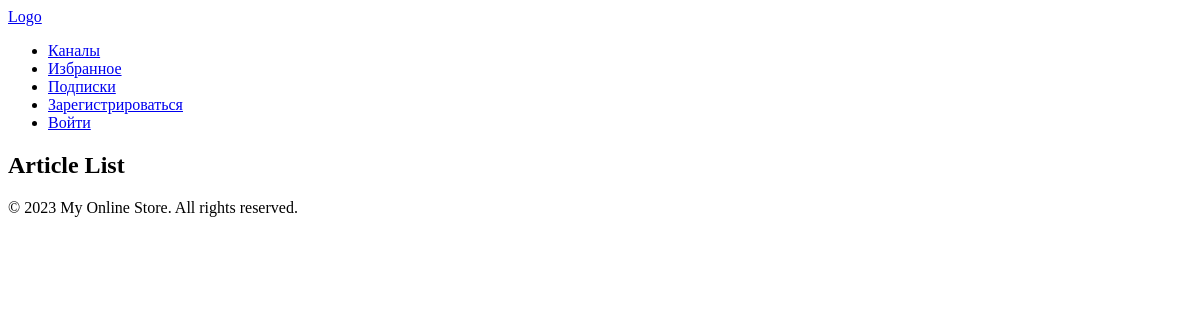
The app's page /articles/articles/2/, older data.
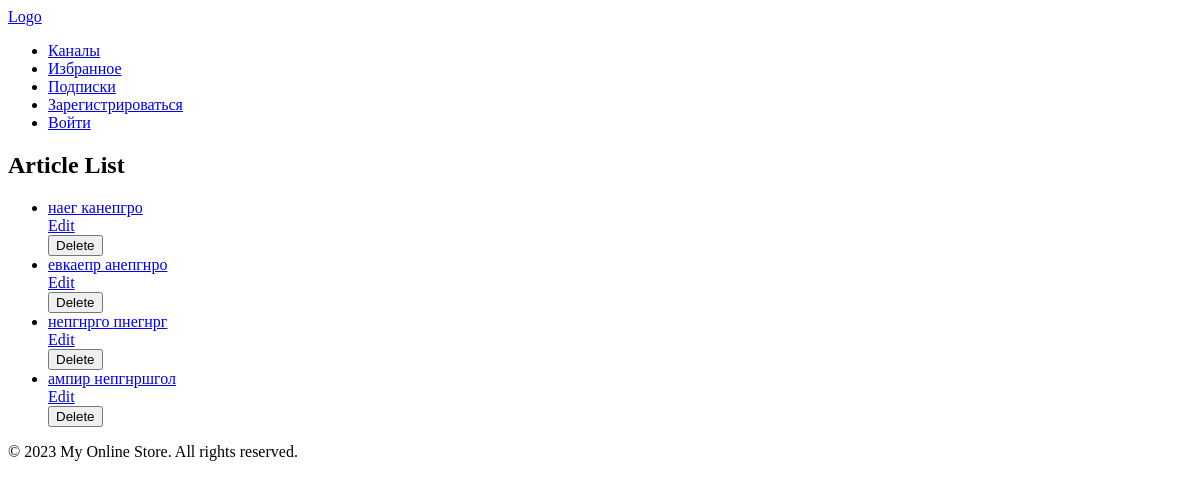
The same page, newer data.
### articles/models.py (models this page shows, shortened)
class Article(models.Model):
    channel = models.ForeignKey(Channel, on_delete=models.CASCADE)
    article_title = models.CharField(max_length=100)
    article_description = models.TextField()
    article_created_date = models.DateField(auto_now_add=True)
    creators = models.ManyToManyField(User, related_name='created_articles')

### articles/views.py (the view)
# urls.py: path('articles/<int:id_channel>/', article_list, name='article_list'),
def article_list(request, id_channel):
    articles = Article.objects.filter(channel_id=id_channel)
    return render(request, 'articles/article_list.html', {'articles': articles})

### articles/templates/articles/article_list.html (shortened to what this page needs)
{% extends 'base.html' %}
{% load static %}
{% load custom_filters %}
{% block content %}
  <div class="articles">
    <h2>Article List</h2>
    <ul>
      {% for article in articles %}
        <li>
          <a href="{% url 'article_detail' article_id=article.id %}" class="articles">
            <div>
              {{ article.article_title }}
              {{ article.article_description }}
            </div>
          </a>
          <a href="{% url 'edit_article' article.id %}">Edit</a>
          <form action="{% url 'delete_article' article.id %}" method="post">
            <button type="submit">Delete</button>
          </form>
        </li>
      {% endfor %}
    </ul>
  </div>
{% endblock %}

### templates/base.html (shortened to what this page needs)
<!DOCTYPE html>
<html>
<head>
</head>
<body>
    <header>
        <a href="#">Logo</a>
        <nav>
            <ul>
                <li><a class="header__link" href="{% url 'channel_list' %}">Каналы</a></li>
                <li><a class="header__link" href="{% url 'favorites_list' %}">Избранное</a></li>
                <li><a class="header__link" href="{% url 'subscription_list' %}">Подписки</a></li>
                {% if user.is_authenticated %}
                    <li>{{ user.username }}</li>
                    <li><a class="header__reg-link" href="{% url 'logout' %}">Выйти</a></li>
                {% else %}
                    <li><a class="header__reg-link" class="header__link" href="{% url 'register' %}">Зарегистрироваться</a></li>
                    <li><a class="header__reg-link" class="header__link" href="{% url 'login' %}">Войти</a></li>
                {% endif %}
            </ul>
        </nav>
    </header>
    <main>
        {% block content %}
        {% endblock %}
    </main>
    <footer>
        <p>&copy; 2023 My Online Store. All rights reserved.</p>
    </footer>
</body>
</html>

Row changes from the older to the newer data that the page shows:
added Article: article_title "наег", article_description "канепгро"
added Article: article_title "евкаепр", article_description "анепгнро"
added Article: article_title "непгнрго", article_description "пнегнрг"
added Article: article_title "ампир", article_description "непгнршгол"
